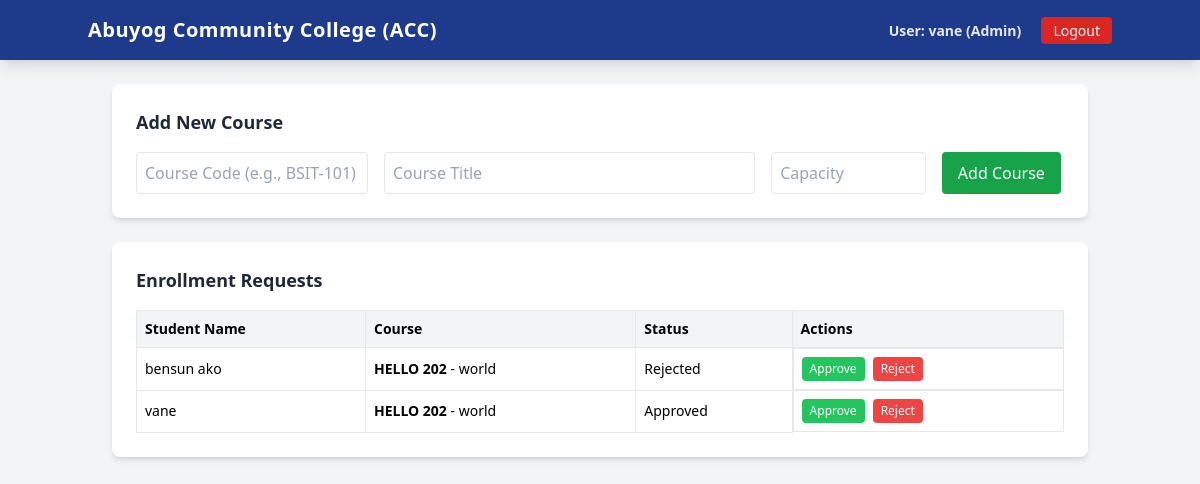
The app's page /admin/dashboard (signed in) with its own data.
### tables this page shows
CREATE TABLE users (
                id INTEGER PRIMARY KEY AUTOINCREMENT,
                username TEXT UNIQUE NOT NULL,
                password TEXT NOT NULL,
                role TEXT NOT NULL CHECK(role IN ('superadmin', 'admin', 'student')),
                full_name TEXT NOT NULL
            );

CREATE TABLE enrollments (
                id INTEGER PRIMARY KEY AUTOINCREMENT,
                student_id INTEGER NOT NULL,
                course_id INTEGER NOT NULL,
                status TEXT NOT NULL DEFAULT 'Pending' CHECK(status IN ('Pending', 'Approved', 'Rejected')),
                FOREIGN KEY (student_id) REFERENCES users (id),
                FOREIGN KEY (course_id) REFERENCES courses (id)
            );

CREATE TABLE courses (
                id INTEGER PRIMARY KEY AUTOINCREMENT,
                course_code TEXT UNIQUE NOT NULL,
                course_name TEXT NOT NULL,
                capacity INTEGER NOT NULL
            );

### app.py (the view)
@app.route('/admin/dashboard')
@roles_required('admin', 'superadmin')
def admin_dashboard():
    conn = get_db()
    cursor = conn.cursor()
    cursor.execute('''
        SELECT e.id, u.full_name, c.course_code, c.course_name, e.status
        FROM enrollments e
        JOIN users u ON e.student_id = u.id
        JOIN courses c ON e.course_id = c.id
    ''')
    enrollments = cursor.fetchall()
    cursor.execute("SELECT * FROM courses")
    courses = cursor.fetchall()
    return render_template('admin_dashboard.html', enrollments=enrollments, courses=courses)

### app.py (called while the page is built)
def get_db():
    conn = sqlite3.connect(DATABASE)
    conn.row_factory = sqlite3.Row
    return conn

def roles_required(*roles):
    def decorator(f):
        @wraps(f)
        def decorated_function(*args, **kwargs):
            if 'user_id' not in session:
                flash("Please log in first.", "danger")
                return redirect(url_for('login'))
            if session.get('role') not in roles:
                flash("Access denied. Authorized personnel only.", "danger")
                return redirect(url_for('dashboard'))
            return f(*args, **kwargs)
        return decorated_function
    return decorator

@app.after_request
def apply_security_headers(response):
    response.headers["X-Frame-Options"] = "DENY"
    response.headers["X-Content-Type-Options"] = "nosniff"
    response.headers["X-XSS-Protection"] = "1; mode=block"
    return response

### templates/admin_dashboard.html
{% extends 'base.html' %}
{% block content %}
<div class="space-y-6">
    <div class="bg-white p-6 rounded-lg shadow-md">
        <h3 class="text-lg font-bold mb-4 text-gray-800">Add New Course</h3>
        <form action="{{ url_for('add_course') }}" method="POST" class="flex flex-wrap gap-4">
            <input type="text" name="course_code" placeholder="Course Code (e.g., BSIT-101)" required class="border p-2 rounded w-full md:w-1/4">
            <input type="text" name="course_name" placeholder="Course Title" required class="border p-2 rounded w-full md:w-2/5">
            <input type="number" name="capacity" placeholder="Capacity" required class="border p-2 rounded w-full md:w-1/6">
            <button type="submit" class="bg-green-600 hover:bg-green-700 text-white px-4 py-2 rounded">Add Course</button>
        </form>
    </div>
    <div class="bg-white p-6 rounded-lg shadow-md">
        <h3 class="text-lg font-bold mb-4 text-gray-800">Enrollment Requests</h3>
        <table class="w-full text-left border-collapse">
            <thead>
                <tr class="bg-gray-100 text-sm">
                    <th class="p-2 border">Student Name</th>
                    <th class="p-2 border">Course</th>
                    <th class="p-2 border">Status</th>
                    <th class="p-2 border">Actions</th>
                </tr>
            </thead>
            <tbody>
                {% for item in enrollments %}
                <tr class="text-sm">
                    <td class="p-2 border">{{ item.full_name }}</td>
                    <td class="p-2 border"><b>{{ item.course_code }}</b> - {{ item.course_name }}</td>
                    <td class="p-2 border">{{ item.status }}</td>
                    <td class="p-2 border flex gap-2">
                        <form action="{{ url_for('manage_enrollment', enrollment_id=item.id, action='Approved') }}" method="POST">
                            <button type="submit" class="bg-green-500 hover:bg-green-600 text-white text-xs px-2 py-1 rounded">Approve</button>
                        </form>
                        <form action="{{ url_for('manage_enrollment', enrollment_id=item.id, action='Rejected') }}" method="POST">
                            <button type="submit" class="bg-red-500 hover:bg-red-600 text-white text-xs px-2 py-1 rounded">Reject</button>
                        </form>
                    </td>
                </tr>
                {% else %}
                <tr><td colspan="4" class="p-4 text-center text-gray-500">No enrollment requests submitted.</td></tr>
                {% endfor %}
            </tbody>
        </table>
    </div>
</div>
{% endblock %}

### templates/base.html (shortened to what this page needs)
<!DOCTYPE html>
<html lang="en">
<head>
    <script src="https://cdn.tailwindcss.com"></script>
</head>
<body class="bg-gray-100 min-h-screen">
    <nav class="bg-blue-900 text-white p-4 shadow-lg">
        <div class="container mx-auto flex justify-between items-center">
            <h1 class="text-xl font-bold tracking-wide">Abuyog Community College (ACC)</h1>
            {% if session.user_id %}
            <div>
                <span class="mr-4 text-sm font-semibold text-gray-200">User: {{ session.full_name }} ({{ session.role|capitalize }})</span>
                <a href="{{ url_for('logout') }}" class="bg-red-600 hover:bg-red-700 text-white px-3 py-1 rounded text-sm transition">Logout</a>
            </div>
            {% endif %}
        </div>
    </nav>
    <div class="container mx-auto p-6">
        {% block content %}{% endblock %}
    </div>
</body>
</html>

### records on screen
users: full_name "vane"
enrollments: full_name "bensun ako", course_code "HELLO 202", course_name "world", status "Rejected"
enrollments: full_name "vane", course_code "HELLO 202", course_name "world", status "Approved"

### other values on screen
{{ session.role|capitalize }} "Admin"
